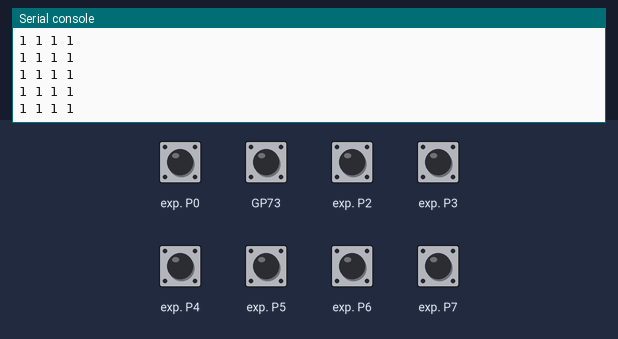
A program run on a simulated Raspberry Pi Pico running MicroPython. On the bench: the last lines printed to the serial console. The inputs (shaded band) are chosen by the test bench; at power-on: exp. P0, exp. P2–7 HIGH. Library files of the repository ran but are not shown: pcf8574.py.

Above: at 1.2 s.
1.3 s: exp. P0 pulled LOW for 0.15 s
At 1.34 s:
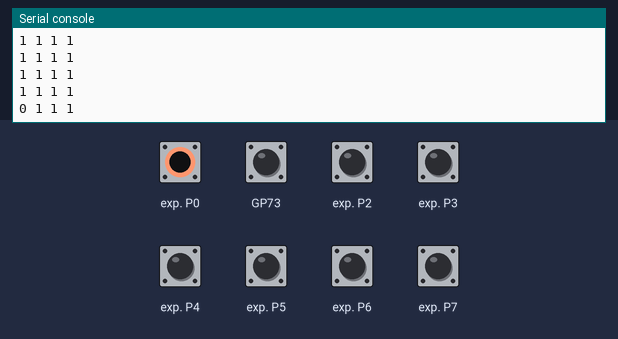
2.9 s: BOOTSEL button pressed for 0.15 s
At 2.96 s:
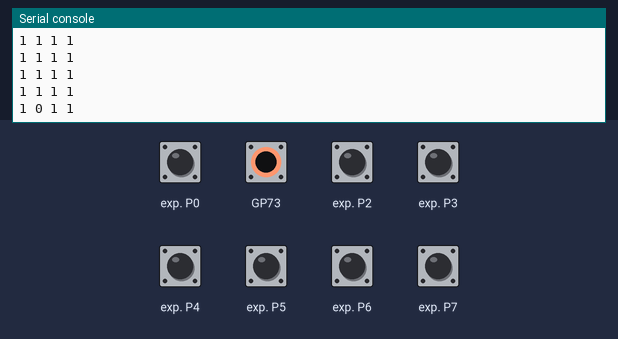
4.5 s: exp. P2 pulled LOW for 0.15 s
At 4.57 s:
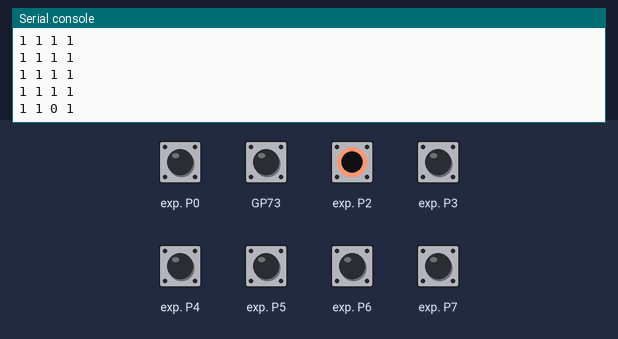
6.1 s: exp. P3 pulled LOW for 0.15 s
At 6.18 s:
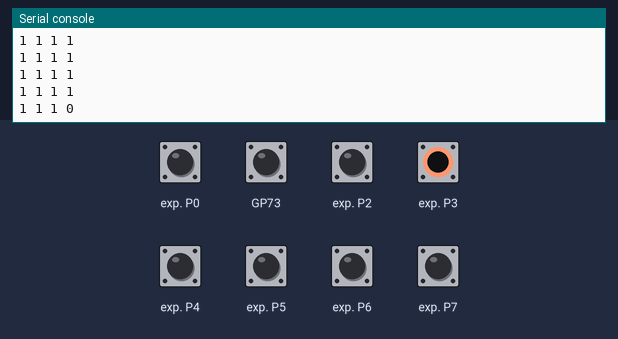

The program:

PCA9548A_test.py
```python
from machine import SoftI2C, Pin
from PCA9548A import PCA9548A

i2c = SoftI2C(scl=Pin(17), sda=Pin(16), freq=400000)
print(i2c.scan())
mux = PCA9548A(i2c)

# Scan all channels to find which device is on which channel
results = mux.scan_all()
print(results)

mux.select(0)

from pcf8574 import PCF8574
from time import sleep
pcf = PCF8574(i2c, 0x20)
while True:
    print(pcf.pin(0), pcf.pin(1), pcf.pin(2), pcf.pin(3))
    sleep(.1)
```

PCA9548A.py
```python
"""
MicroPython Driver for PCA9548A I2C Multiplexer
================================================
The PCA9548A is an 8-channel I2C multiplexer that allows multiple I2C devices
with the same address to coexist on the same bus, and buffers/re-drives signals
for each channel independently.

Default I2C address: 0x70 (A0=A1=A2=GND)
Address range: 0x70 - 0x77 (set via A0, A1, A2 pins)

Usage Example:
    from machine import SoftI2C, Pin
    from pca9548a import PCA9548A

    i2c = SoftI2C(scl=Pin(X), sda=Pin(Y), freq=400000)
    mux = PCA9548A(i2c)

    # Enable channel 0 and talk to a device on it
    with mux.channel(0):
        devices = i2c.scan()
        print(devices)

    # Or manually select channels
    mux.select(0)
    # ... talk to device on channel 0 ...
    mux.select(1)
    # ... talk to device on channel 1 ...
    mux.close()  # disable all channels when done
"""


class PCA9548A:
    """
    Driver for PCA9548A 8-channel I2C multiplexer.

    Parameters
    ----------
    i2c   : machine.I2C or machine.SoftI2C instance
    addr  : I2C address of the PCA9548A (default 0x70)
    """

    def __init__(self, i2c, addr=0x70):
        self.i2c  = i2c
        self.addr = addr
        self._current = None
        self.close()  # start with all channels disabled

    # ── Core channel control ──────────────────────────────────────────────────

    def select(self, channel):
        """
        Enable a single channel (0-7), disabling all others.

        Parameters
        ----------
        channel : int, 0-7
        """
        if not 0 <= channel <= 7:
            raise ValueError("channel must be 0-7")
        self._current = channel
        self.i2c.writeto(self.addr, bytes([1 << channel]))

    def select_multi(self, channels):
        """
        Enable multiple channels simultaneously.
        Useful when you need to broadcast to several devices at once.

        Parameters
        ----------
        channels : list or tuple of ints, each 0-7
        """
        mask = 0
        for ch in channels:
            if not 0 <= ch <= 7:
                raise ValueError(f"channel {ch} must be 0-7")
            mask |= (1 << ch)
        self._current = None  # multiple channels active
        self.i2c.writeto(self.addr, bytes([mask]))

    def close(self):
        """Disable all channels."""
        self._current = None
        self.i2c.writeto(self.addr, bytes([0x00]))

    # ── Context manager support ───────────────────────────────────────────────

    def channel(self, ch):
        """
        Context manager for clean channel selection and auto-close.

        Usage:
            with mux.channel(0):
                # channel 0 is active here
                i2c.writeto(device_addr, data)
            # all channels disabled after the with block
        """
        return _ChannelContext(self, ch)

    # ── Utility ───────────────────────────────────────────────────────────────

    def scan(self, channel):
        """
        Scan for I2C devices on a specific channel.
        Returns a list of addresses found.

        Parameters
        ----------
        channel : int, 0-7
        """
        self.select(channel)
        devices = self.i2c.scan()
        # Filter out the PCA9548A's own address
        devices = [d for d in devices if d != self.addr]
        self.close()
        return devices

    def scan_all(self):
        """
        Scan all 8 channels and return a dict mapping
        channel number to list of device addresses found.

        Usage:
            results = mux.scan_all()
            for ch, devices in results.items():
                print(f"Channel {ch}: {[hex(d) for d in devices]}")
        """
        results = {}
        for ch in range(8):
            found = self.scan(ch)
            if found:
                results[ch] = found
        self.close()
        return results

    @property
    def current_channel(self):
        """Returns the currently active channel, or None if all disabled."""
        return self._current

    def __repr__(self):
        return f"PCA9548A(addr=0x{self.addr:02X}, channel={self._current})"


class _ChannelContext:
    """Internal context manager returned by PCA9548A.channel()"""

    def __init__(self, mux, ch):
        self._mux = mux
        self._ch  = ch

    def __enter__(self):
        self._mux.select(self._ch)
        return self._mux

    def __exit__(self, *args):
        self._mux.close()
```

Measured:
- after the input at 1.3 s, the serial console: prints a new line at once (image 1)
- after the input at 2.9 s, the serial console: prints a new line after 0.05 s (image 2)
- after the input at 4.5 s, the serial console: prints a new line after 0.06 s (image 3)
- after the input at 6.1 s, the serial console: prints a new line after 0.08 s (image 4)
